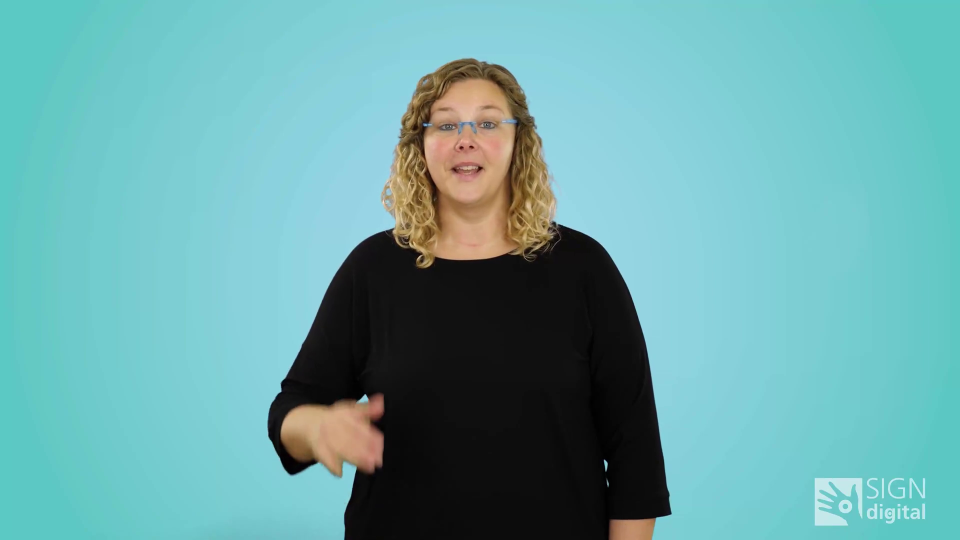
#> input picture frame 18 of app/assets/videos/gelb.mp4, 1920 x 1080 px (shown at 1/2 size)
$ python extract_frame_for_inspection.py
#> lines starting #> are read from the running program, lines starting #| are printed output that depends on the picture; after the words box and inside, x2 and y2 are one past the last pixel; in counts of white or black regions, pixels touching at a corner belong together
#!/usr/bin/env python3
"""Visualize a frame from DGS video to see what MediaPipe is missing"""

from pathlib import Path

import cv2


def main():
    """Extract and save a frame from DGS video for visual inspection"""

    video_path = Path(__file__).parent / "data" / "dgs_video_examples" / "gelb.mp4"

    cap = cv2.VideoCapture(str(video_path))

    try:
        if not cap.isOpened():
            print("Failed to open video")
            return

        # Read first frame
        success, frame = cap.read()
#> frame is the input picture: shape (1080, 1920, 3); mean B, G, R 167.5, 166.3, 105.1

        if success:
            # Save the frame as image for inspection
            output_path = Path(__file__).parent / "gelb_frame_for_inspection.jpg"
            cv2.imwrite(str(output_path), frame)
            print(f"Saved frame to: {output_path}")
            print(f"Frame shape: {frame.shape}")
#| Frame shape: (1080, 1920, 3)
            print(f"Frame dtype: {frame.dtype}")
#| Frame dtype: uint8
            print(f"Frame range: [{frame.min()}, {frame.max()}]")
#| Frame range: [0, 255]

            # Basic edge detection to see if there are contours
            gray = cv2.cvtColor(frame, cv2.COLOR_BGR2GRAY)
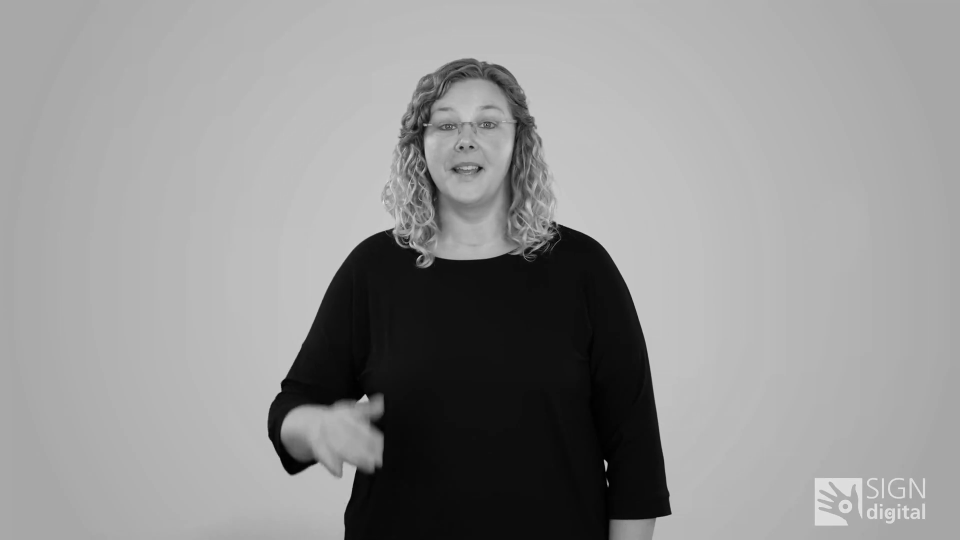
#> gray: shape (1080, 1920) (shown at 1/2 size); min 0, max 236, mean 148
            edges = cv2.Canny(gray, 50, 150)
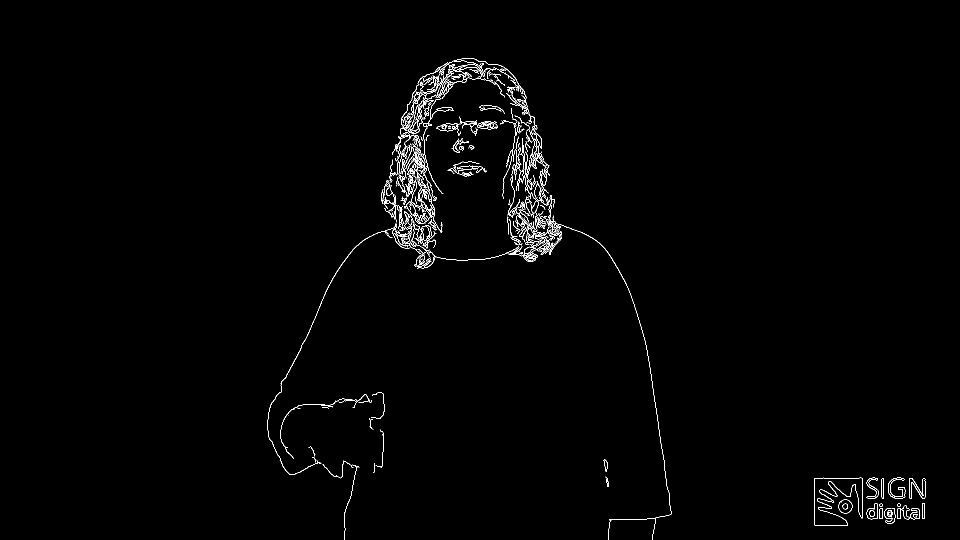
#> edges: shape (1080, 1920) (shown at 1/2 size); 1% white in thin lines or dots, all inside (x1, y1, x2, y2) = (535, 116, 1851, 1080)
            contours, _ = cv2.findContours(edges, cv2.RETR_EXTERNAL, cv2.CHAIN_APPROX_SIMPLE)
#> contours = 321 contours, 248 with area under 20; largest, box (x1, y1, x2, y2) and area: (1677, 999, 1705, 1027) 588, (1733, 1007, 1755, 1039) 464, (1776, 955, 1811, 998) 443, (1059, 410, 1344, 1080) 326, (1733, 955, 1758, 998) 320
            print(f"Found {len(contours)} contours")
#| Found 321 contours

            # Save edge detected version
            edge_path = Path(__file__).parent / "gelb_frame_edges.jpg"
            cv2.imwrite(str(edge_path), edges)
            print(f"Saved edges to: {edge_path}")
        else:
            print("Failed to read frame")
    finally:
        cap.release()

if __name__ == "__main__":
    main()

$ run again, starting later in the video
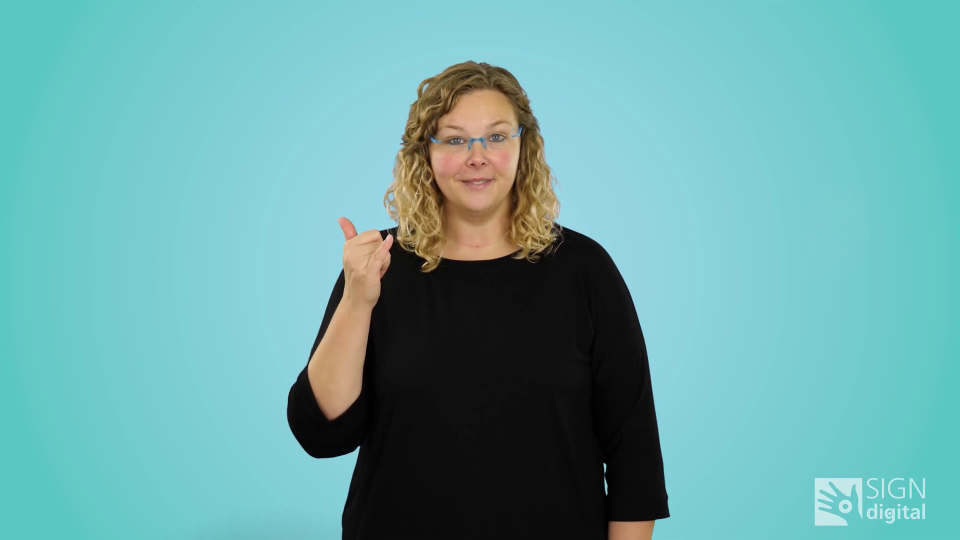
#> input picture frame 81 of app/assets/videos/gelb.mp4, 1920 x 1080 px (shown at 1/2 size)
#> in main, frame is the input picture: shape (1080, 1920, 3); mean B, G, R 168.8, 167.9, 106.2
#| Frame shape: (1080, 1920, 3)
#| Frame dtype: uint8
#| Frame range: [0, 255]
#> in main, `gray = cv2.cvtColor(frame, cv2.COLOR_BGR2GRAY)`:
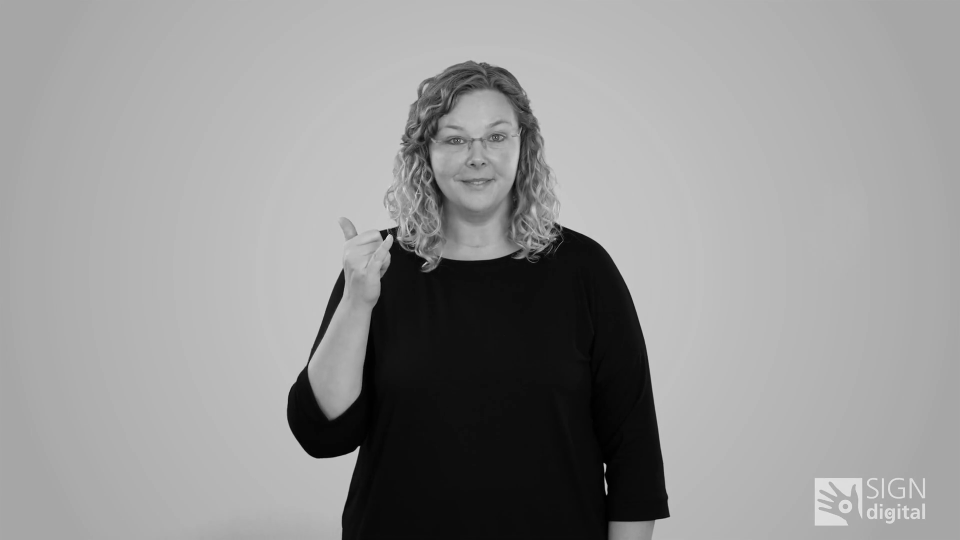
#> gray: shape (1080, 1920) (shown at 1/2 size); min 0, max 241, mean 149.5
#> in main, `edges = cv2.Canny(gray, 50, 150)`:
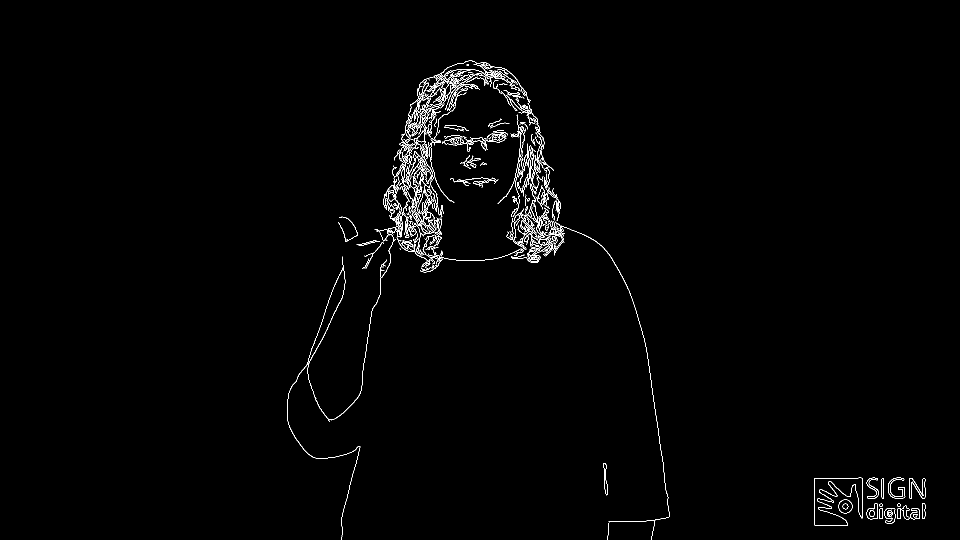
#> edges: shape (1080, 1920) (shown at 1/2 size); 1.1% white in thin lines or dots, all inside (x1, y1, x2, y2) = (574, 120, 1851, 1080)
#> contours = 329 contours, 250 with area under 20; largest, box (x1, y1, x2, y2) and area: (1677, 999, 1705, 1027) 588, (1022, 443, 1129, 526) 563, (1819, 956, 1851, 997) 522, (1769, 1016, 1791, 1048) 500, (1733, 1007, 1755, 1039) 466
#| Found 329 contours

$ run again, starting later in the video
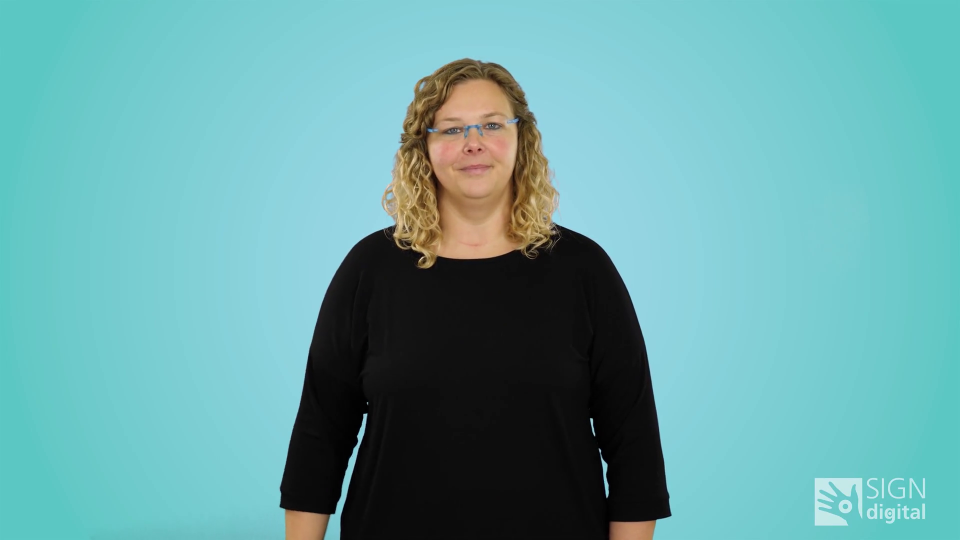
#> input picture frame 144 of app/assets/videos/gelb.mp4, 1920 x 1080 px (shown at 1/2 size)
#> in main, frame is the input picture: shape (1080, 1920, 3); mean B, G, R 165.9, 164.7, 103.1
#| Frame shape: (1080, 1920, 3)
#| Frame dtype: uint8
#| Frame range: [0, 255]
#> in main, `gray = cv2.cvtColor(frame, cv2.COLOR_BGR2GRAY)`:
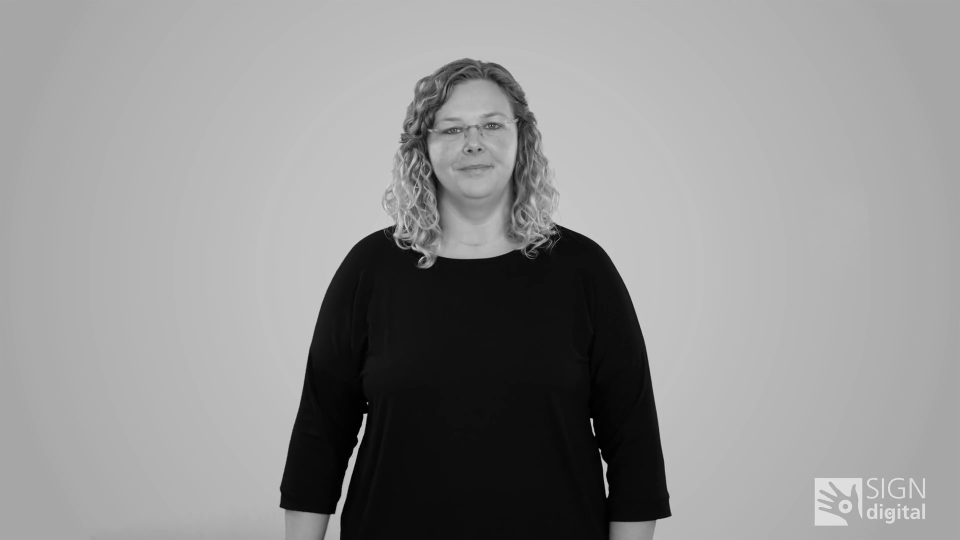
#> gray: shape (1080, 1920) (shown at 1/2 size); min 0, max 236, mean 146.3
#> in main, `edges = cv2.Canny(gray, 50, 150)`:
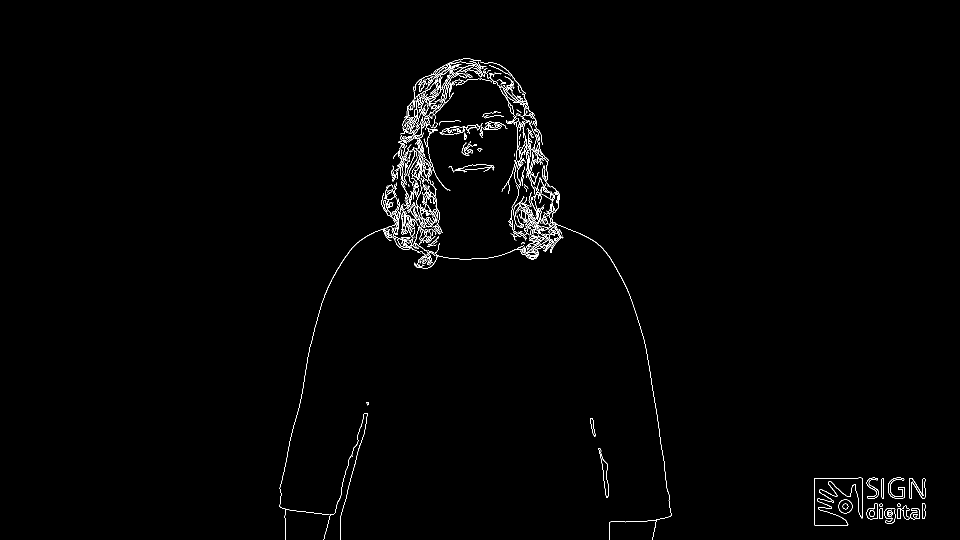
#> edges: shape (1080, 1920) (shown at 1/2 size); 1% white in thin lines or dots, all inside (x1, y1, x2, y2) = (559, 116, 1851, 1080)
#> contours = 314 contours, 250 with area under 20; largest, box (x1, y1, x2, y2) and area: (817, 309, 874, 455) 718, (1677, 999, 1705, 1027) 589, (1819, 956, 1851, 997) 520, (795, 416, 838, 503) 516, (1769, 1016, 1791, 1048) 500
#| Found 314 contours
